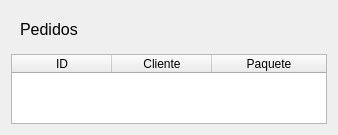
                <widget class="QWidget" name="tbProduct_5">
                 <layout class="QVBoxLayout" name="verticalLayout_18">
                  <item>
                   <widget class="QWidget" name="widget_19" native="true">
                    <layout class="QHBoxLayout" name="horizontalLayout_20">
                     <item>
                      <widget class="QLabel" name="label_15">
                       <property name="font">
                        <font>
                         <pointsize>12</pointsize>
                        </font>
                       </property>
                       <property name="text">
                        <string>Pedidos</string>
                       </property>
                      </widget>
                     </item>
                    </layout>
                   </widget>
                  </item>
                  <item>
                   <widget class="QTableWidget" name="tablePed">
                    <property name="autoFillBackground">
                     <bool>false</bool>
                    </property>
                    <property name="sizeAdjustPolicy">
                     <enum>QAbstractScrollArea::SizeAdjustPolicy::AdjustToContents</enum>
                    </property>
                    <property name="alternatingRowColors">
                     <bool>false</bool>
                    </property>
                    <property name="selectionBehavior">
                     <enum>QAbstractItemView::SelectionBehavior::SelectRows</enum>
                    </property>
                    <attribute name="horizontalHeaderShowSortIndicator" stdset="0">
                     <bool>false</bool>
                    </attribute>
                    <attribute name="horizontalHeaderStretchLastSection">
                     <bool>true</bool>
                    </attribute>
                    <column>
                     <property name="text">
                      <string>ID</string>
                     </property>
                    </column>
                    <column>
                     <property name="text">
                      <string>Cliente</string>
                     </property>
                    </column>
                    <column>
                     <property name="text">
                      <string>Paquete</string>
                     </property>
                    </column>
                   </widget>
                  </item>
                 </layout>
                </widget>
